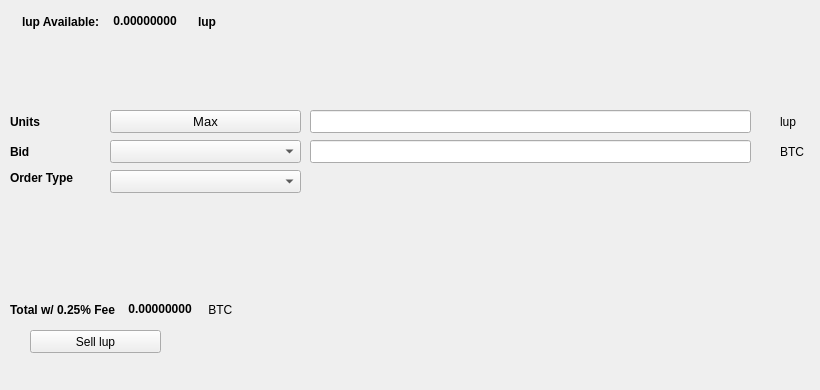
   <widget class="QWidget" name="SellTab">
    <attribute name="title">
     <string>Sell</string>
    </attribute>
    <widget class="QLabel" name="label_16">
     <property name="geometry">
      <rect>
       <x>780</x>
       <y>140</y>
       <width>31</width>
       <height>23</height>
      </rect>
     </property>
     <property name="text">
      <string>BTC</string>
     </property>
    </widget>
    <widget class="QComboBox" name="SellBidcomboBox">
     <property name="geometry">
      <rect>
       <x>110</x>
       <y>140</y>
       <width>191</width>
       <height>23</height>
      </rect>
     </property>
     <property name="font">
      <font>
       <pointsize>10</pointsize>
      </font>
     </property>
    </widget>
    <widget class="QLabel" name="label_18">
     <property name="geometry">
      <rect>
       <x>10</x>
       <y>110</y>
       <width>46</width>
       <height>23</height>
      </rect>
     </property>
     <property name="font">
      <font>
       <weight>75</weight>
       <bold>true</bold>
      </font>
     </property>
     <property name="text">
      <string>Units</string>
     </property>
    </widget>
    <widget class="QPushButton" name="Sell_Max_Amount">
     <property name="geometry">
      <rect>
       <x>110</x>
       <y>110</y>
       <width>191</width>
       <height>23</height>
      </rect>
     </property>
     <property name="font">
      <font>
       <pointsize>10</pointsize>
      </font>
     </property>
     <property name="text">
      <string>Max</string>
     </property>
    </widget>
    <widget class="QLabel" name="label_20">
     <property name="geometry">
      <rect>
       <x>10</x>
       <y>170</y>
       <width>91</width>
       <height>16</height>
      </rect>
     </property>
     <property name="font">
      <font>
       <weight>75</weight>
       <bold>true</bold>
      </font>
     </property>
     <property name="text">
      <string>Order Type</string>
     </property>
    </widget>
    <widget class="QComboBox" name="SellOrdertypeCombo">
     <property name="geometry">
      <rect>
       <x>110</x>
       <y>170</y>
       <width>191</width>
       <height>23</height>
      </rect>
     </property>
     <property name="font">
      <font>
       <pointsize>10</pointsize>
      </font>
     </property>
    </widget>
    <widget class="QLabel" name="label_21">
     <property name="geometry">
      <rect>
       <x>10</x>
       <y>140</y>
       <width>46</width>
       <height>23</height>
      </rect>
     </property>
     <property name="font">
      <font>
       <weight>75</weight>
       <bold>true</bold>
      </font>
     </property>
     <property name="text">
      <string>Bid</string>
     </property>
    </widget>
    <widget class="QLabel" name="label_22">
     <property name="geometry">
      <rect>
       <x>780</x>
       <y>110</y>
       <width>31</width>
       <height>23</height>
      </rect>
     </property>
     <property name="text">
      <string>lup</string>
     </property>
    </widget>
    <widget class="QLineEdit" name="UnitsInputlup">
     <property name="geometry">
      <rect>
       <x>310</x>
       <y>110</y>
       <width>441</width>
       <height>23</height>
      </rect>
     </property>
     <property name="font">
      <font>
       <pointsize>9</pointsize>
       <weight>75</weight>
       <bold>true</bold>
      </font>
     </property>
    </widget>
    <widget class="QLineEdit" name="SellBidPriceEdit">
     <property name="geometry">
      <rect>
       <x>310</x>
       <y>140</y>
       <width>441</width>
       <height>23</height>
      </rect>
     </property>
     <property name="font">
      <font>
       <pointsize>9</pointsize>
       <weight>75</weight>
       <bold>true</bold>
      </font>
     </property>
    </widget>
    <widget class="QPushButton" name="SelllupBTN">
     <property name="geometry">
      <rect>
       <x>30</x>
       <y>330</y>
       <width>131</width>
       <height>23</height>
      </rect>
     </property>
     <property name="text">
      <string>Sell lup</string>
     </property>
     <property name="icon">
      <iconset resource="../1up">
       <normaloff>:/icons/bitcoin</normaloff>:/icons/bitcoin</iconset>
     </property>
    </widget>
    <widget class="QWidget" name="layoutWidget3">
     <property name="geometry">
      <rect>
       <x>22</x>
       <y>12</y>
       <width>258</width>
       <height>19</height>
      </rect>
     </property>
     <layout class="QHBoxLayout" name="horizontalLayout">
      <item>
       <widget class="QLabel" name="label232_2">
        <property name="font">
         <font>
          <weight>75</weight>
          <bold>true</bold>
         </font>
        </property>
        <property name="text">
         <string>lup Available:</string>
        </property>
       </widget>
      </item>
      <item>
       <widget class="QLabel" name="lupAvailableLabel">
        <property name="palette">
         <palette>
          <active>
           <colorrole role="WindowText">
            <brush brushstyle="SolidPattern">
             <color alpha="255">
              <red>0</red>
              <green>0</green>
              <blue>0</blue>
             </color>
            </brush>
           </colorrole>
           <colorrole role="Button">
            <brush brushstyle="SolidPattern">
             <color alpha="255">
              <red>0</red>
              <green>170</green>
              <blue>0</blue>
             </color>
            </brush>
           </colorrole>
           <colorrole role="Light">
            <brush brushstyle="SolidPattern">
             <color alpha="255">
              <red>0</red>
              <green>255</green>
              <blue>0</blue>
             </color>
            </brush>
           </colorrole>
           <colorrole role="Midlight">
            <brush brushstyle="SolidPattern">
             <color alpha="255">
              <red>0</red>
              <green>212</green>
              <blue>0</blue>
             </color>
            </brush>
           </colorrole>
           <colorrole role="Dark">
            <brush brushstyle="SolidPattern">
             <color alpha="255">
              <red>0</red>
              <green>85</green>
              <blue>0</blue>
             </color>
            </brush>
           </colorrole>
           <colorrole role="Mid">
            <brush brushstyle="SolidPattern">
             <color alpha="255">
              <red>0</red>
              <green>113</green>
              <blue>0</blue>
             </color>
            </brush>
           </colorrole>
           <colorrole role="Text">
            <brush brushstyle="SolidPattern">
             <color alpha="255">
              <red>0</red>
              <green>170</green>
              <blue>0</blue>
             </color>
            </brush>
           </colorrole>
           <colorrole role="BrightText">
            <brush brushstyle="SolidPattern">
             <color alpha="255">
              <red>255</red>
              <green>255</green>
              <blue>255</blue>
             </color>
            </brush>
           </colorrole>
           <colorrole role="ButtonText">
            <brush brushstyle="SolidPattern">
             <color alpha="255">
              <red>0</red>
              <green>0</green>
              <blue>0</blue>
             </color>
            </brush>
           </colorrole>
           <colorrole role="Base">
            <brush brushstyle="SolidPattern">
             <color alpha="255">
              <red>255</red>
              <green>255</green>
              <blue>255</blue>
             </color>
            </brush>
           </colorrole>
           <colorrole role="Window">
            <brush brushstyle="SolidPattern">
             <color alpha="255">
              <red>0</red>
              <green>170</green>
              <blue>0</blue>
             </color>
            </brush>
           </colorrole>
           <colorrole role="Shadow">
            <brush brushstyle="SolidPattern">
             <color alpha="255">
              <red>0</red>
              <green>0</green>
              <blue>0</blue>
             </color>
            </brush>
           </colorrole>
           <colorrole role="AlternateBase">
            <brush brushstyle="SolidPattern">
             <color alpha="255">
              <red>127</red>
              <green>212</green>
              <blue>127</blue>
             </color>
            </brush>
           </colorrole>
           <colorrole role="ToolTipBase">
            <brush brushstyle="SolidPattern">
             <color alpha="255">
              <red>255</red>
              <green>255</green>
              <blue>220</blue>
             </color>
            </brush>
           </colorrole>
           <colorrole role="ToolTipText">
            <brush brushstyle="SolidPattern">
             <color alpha="255">
              <red>0</red>
              <green>0</green>
              <blue>0</blue>
             </color>
            </brush>
           </colorrole>
          </active>
          <inactive>
           <colorrole role="WindowText">
            <brush brushstyle="SolidPattern">
             <color alpha="255">
              <red>0</red>
              <green>0</green>
              <blue>0</blue>
             </color>
            </brush>
           </colorrole>
           <colorrole role="Button">
            <brush brushstyle="SolidPattern">
             <color alpha="255">
              <red>0</red>
              <green>170</green>
              <blue>0</blue>
             </color>
            </brush>
           </colorrole>
           <colorrole role="Light">
            <brush brushstyle="SolidPattern">
             <color alpha="255">
              <red>0</red>
              <green>255</green>
              <blue>0</blue>
             </color>
            </brush>
           </colorrole>
           <colorrole role="Midlight">
            <brush brushstyle="SolidPattern">
             <color alpha="255">
              <red>0</red>
              <green>212</green>
              <blue>0</blue>
             </color>
            </brush>
           </colorrole>
           <colorrole role="Dark">
            <brush brushstyle="SolidPattern">
             <color alpha="255">
              <red>0</red>
              <green>85</green>
              <blue>0</blue>
             </color>
            </brush>
           </colorrole>
           <colorrole role="Mid">
            <brush brushstyle="SolidPattern">
             <color alpha="255">
              <red>0</red>
              <green>113</green>
              <blue>0</blue>
             </color>
            </brush>
           </colorrole>
           <colorrole role="Text">
            <brush brushstyle="SolidPattern">
             <color alpha="255">
              <red>0</red>
              <green>170</green>
              <blue>0</blue>
             </color>
            </brush>
           </colorrole>
           <colorrole role="BrightText">
            <brush brushstyle="SolidPattern">
             <color alpha="255">
              <red>255</red>
              <green>255</green>
              <blue>255</blue>
             </color>
            </brush>
           </colorrole>
           <colorrole role="ButtonText">
            <brush brushstyle="SolidPattern">
             <color alpha="255">
              <red>0</red>
              <green>0</green>
              <blue>0</blue>
             </color>
            </brush>
           </colorrole>
           <colorrole role="Base">
            <brush brushstyle="SolidPattern">
             <color alpha="255">
              <red>255</red>
              <green>255</green>
              <blue>255</blue>
             </color>
            </brush>
           </colorrole>
           <colorrole role="Window">
            <brush brushstyle="SolidPattern">
             <color alpha="255">
              <red>0</red>
              <green>170</green>
              <blue>0</blue>
             </color>
            </brush>
           </colorrole>
           <colorrole role="Shadow">
            <brush brushstyle="SolidPattern">
             <color alpha="255">
              <red>0</red>
              <green>0</green>
              <blue>0</blue>
             </color>
            </brush>
           </colorrole>
           <colorrole role="AlternateBase">
            <brush brushstyle="SolidPattern">
             <color alpha="255">
              <red>127</red>
              <green>212</green>
              <blue>127</blue>
             </color>
            </brush>
           </colorrole>
           <colorrole role="ToolTipBase">
            <brush brushstyle="SolidPattern">
             <color alpha="255">
              <red>255</red>
              <green>255</green>
              <blue>220</blue>
             </color>
            </brush>
           </colorrole>
           <colorrole role="ToolTipText">
            <brush brushstyle="SolidPattern">
             <color alpha="255">
              <red>0</red>
              <green>0</green>
              <blue>0</blue>
             </color>
            </brush>
           </colorrole>
          </inactive>
          <disabled>
           <colorrole role="WindowText">
            <brush brushstyle="SolidPattern">
             <color alpha="255">
              <red>0</red>
              <green>85</green>
              <blue>0</blue>
             </color>
            </brush>
           </colorrole>
           <colorrole role="Button">
            <brush brushstyle="SolidPattern">
             <color alpha="255">
              <red>0</red>
              <green>170</green>
              <blue>0</blue>
             </color>
            </brush>
           </colorrole>
           <colorrole role="Light">
            <brush brushstyle="SolidPattern">
             <color alpha="255">
              <red>0</red>
              <green>255</green>
              <blue>0</blue>
             </color>
            </brush>
           </colorrole>
           <colorrole role="Midlight">
            <brush brushstyle="SolidPattern">
             <color alpha="255">
              <red>0</red>
              <green>212</green>
              <blue>0</blue>
             </color>
            </brush>
           </colorrole>
           <colorrole role="Dark">
            <brush brushstyle="SolidPattern">
             <color alpha="255">
              <red>0</red>
              <green>85</green>
              <blue>0</blue>
             </color>
            </brush>
           </colorrole>
           <colorrole role="Mid">
            <brush brushstyle="SolidPattern">
             <color alpha="255">
              <red>0</red>
              <green>113</green>
              <blue>0</blue>
             </color>
            </brush>
           </colorrole>
           <colorrole role="Text">
            <brush brushstyle="SolidPattern">
             <color alpha="255">
              <red>0</red>
              <green>85</green>
              <blue>0</blue>
             </color>
            </brush>
           </colorrole>
           <colorrole role="BrightText">
            <brush brushstyle="SolidPattern">
             <color alpha="255">
              <red>255</red>
              <green>255</green>
              <blue>255</blue>
             </color>
            </brush>
           </colorrole>
           <colorrole role="ButtonText">
            <brush brushstyle="SolidPattern">
             <color alpha="255">
              <red>0</red>
              <green>85</green>
              <blue>0</blue>
             </color>
            </brush>
           </colorrole>
           <colorrole role="Base">
            <brush brushstyle="SolidPattern">
             <color alpha="255">
              <red>0</red>
              <green>170</green>
              <blue>0</blue>
             </color>
            </brush>
           </colorrole>
           <colorrole role="Window">
            <brush brushstyle="SolidPattern">
             <color alpha="255">
              <red>0</red>
              <green>170</green>
              <blue>0</blue>
             </color>
            </brush>
           </colorrole>
           <colorrole role="Shadow">
            <brush brushstyle="SolidPattern">
             <color alpha="255">
              <red>0</red>
              <green>0</green>
              <blue>0</blue>
             </color>
            </brush>
           </colorrole>
           <colorrole role="AlternateBase">
            <brush brushstyle="SolidPattern">
             <color alpha="255">
              <red>0</red>
              <green>170</green>
              <blue>0</blue>
             </color>
            </brush>
           </colorrole>
           <colorrole role="ToolTipBase">
            <brush brushstyle="SolidPattern">
             <color alpha="255">
              <red>255</red>
              <green>255</green>
              <blue>220</blue>
             </color>
            </brush>
           </colorrole>
           <colorrole role="ToolTipText">
            <brush brushstyle="SolidPattern">
             <color alpha="255">
              <red>0</red>
              <green>0</green>
              <blue>0</blue>
             </color>
            </brush>
           </colorrole>
          </disabled>
         </palette>
        </property>
        <property name="font">
         <font>
          <weight>75</weight>
          <bold>true</bold>
         </font>
        </property>
        <property name="text">
         <string> 0.00000000 </string>
        </property>
        <property name="textInteractionFlags">
         <set>Qt::LinksAccessibleByMouse|Qt::TextSelectableByKeyboard|Qt::TextSelectableByMouse</set>
        </property>
       </widget>
      </item>
      <item>
       <widget class="QLabel" name="labellup">
        <property name="font">
         <font>
          <weight>75</weight>
          <bold>true</bold>
         </font>
        </property>
        <property name="text">
         <string>lup</string>
        </property>
       </widget>
      </item>
     </layout>
    </widget>
    <widget class="QWidget" name="layoutWidget">
     <property name="geometry">
      <rect>
       <x>10</x>
       <y>300</y>
       <width>268</width>
       <height>19</height>
      </rect>
     </property>
     <layout class="QHBoxLayout" name="horizontalLayout_2">
      <item>
       <widget class="QLabel" name="label_19">
        <property name="font">
         <font>
          <weight>75</weight>
          <bold>true</bold>
         </font>
        </property>
        <property name="text">
         <string>Total w/ 0.25% Fee </string>
        </property>
       </widget>
      </item>
      <item>
       <widget class="QLabel" name="SellCostLabel">
        <property name="palette">
         <palette>
          <active>
           <colorrole role="WindowText">
            <brush brushstyle="SolidPattern">
             <color alpha="255">
              <red>0</red>
              <green>0</green>
              <blue>0</blue>
             </color>
            </brush>
           </colorrole>
           <colorrole role="Button">
            <brush brushstyle="SolidPattern">
             <color alpha="255">
              <red>0</red>
              <green>170</green>
              <blue>0</blue>
             </color>
            </brush>
           </colorrole>
           <colorrole role="Light">
            <brush brushstyle="SolidPattern">
             <color alpha="255">
              <red>0</red>
              <green>255</green>
              <blue>0</blue>
             </color>
            </brush>
           </colorrole>
           <colorrole role="Midlight">
            <brush brushstyle="SolidPattern">
             <color alpha="255">
              <red>0</red>
              <green>212</green>
              <blue>0</blue>
             </color>
            </brush>
           </colorrole>
           <colorrole role="Dark">
            <brush brushstyle="SolidPattern">
             <color alpha="255">
              <red>0</red>
              <green>85</green>
              <blue>0</blue>
             </color>
            </brush>
           </colorrole>
           <colorrole role="Mid">
            <brush brushstyle="SolidPattern">
             <color alpha="255">
              <red>0</red>
              <green>113</green>
              <blue>0</blue>
             </color>
            </brush>
           </colorrole>
           <colorrole role="Text">
            <brush brushstyle="SolidPattern">
             <color alpha="255">
              <red>0</red>
              <green>170</green>
              <blue>0</blue>
             </color>
            </brush>
           </colorrole>
           <colorrole role="BrightText">
            <brush brushstyle="SolidPattern">
             <color alpha="255">
              <red>255</red>
              <green>255</green>
              <blue>255</blue>
             </color>
            </brush>
           </colorrole>
           <colorrole role="ButtonText">
            <brush brushstyle="SolidPattern">
             <color alpha="255">
              <red>0</red>
              <green>0</green>
              <blue>0</blue>
             </color>
            </brush>
           </colorrole>
           <colorrole role="Base">
            <brush brushstyle="SolidPattern">
             <color alpha="255">
              <red>255</red>
              <green>255</green>
              <blue>255</blue>
             </color>
            </brush>
           </colorrole>
           <colorrole role="Window">
            <brush brushstyle="SolidPattern">
             <color alpha="255">
              <red>0</red>
              <green>170</green>
              <blue>0</blue>
             </color>
            </brush>
           </colorrole>
           <colorrole role="Shadow">
            <brush brushstyle="SolidPattern">
             <color alpha="255">
              <red>0</red>
              <green>0</green>
              <blue>0</blue>
             </color>
            </brush>
           </colorrole>
           <colorrole role="AlternateBase">
            <brush brushstyle="SolidPattern">
             <color alpha="255">
              <red>127</red>
              <green>212</green>
              <blue>127</blue>
             </color>
            </brush>
           </colorrole>
           <colorrole role="ToolTipBase">
            <brush brushstyle="SolidPattern">
             <color alpha="255">
              <red>255</red>
              <green>255</green>
              <blue>220</blue>
             </color>
            </brush>
           </colorrole>
           <colorrole role="ToolTipText">
            <brush brushstyle="SolidPattern">
             <color alpha="255">
              <red>0</red>
              <green>0</green>
              <blue>0</blue>
             </color>
            </brush>
           </colorrole>
          </active>
          <inactive>
           <colorrole role="WindowText">
            <brush brushstyle="SolidPattern">
             <color alpha="255">
              <red>0</red>
              <green>0</green>
              <blue>0</blue>
             </color>
            </brush>
           </colorrole>
           <colorrole role="Button">
            <brush brushstyle="SolidPattern">
             <color alpha="255">
              <red>0</red>
              <green>170</green>
              <blue>0</blue>
             </color>
            </brush>
           </colorrole>
           <colorrole role="Light">
            <brush brushstyle="SolidPattern">
             <color alpha="255">
              <red>0</red>
              <green>255</green>
              <blue>0</blue>
             </color>
            </brush>
           </colorrole>
           <colorrole role="Midlight">
            <brush brushstyle="SolidPattern">
             <color alpha="255">
              <red>0</red>
              <green>212</green>
              <blue>0</blue>
             </color>
            </brush>
           </colorrole>
           <colorrole role="Dark">
            <brush brushstyle="SolidPattern">
             <color alpha="255">
              <red>0</red>
              <green>85</green>
              <blue>0</blue>
             </color>
            </brush>
           </colorrole>
           <colorrole role="Mid">
            <brush brushstyle="SolidPattern">
             <color alpha="255">
              <red>0</red>
              <green>113</green>
              <blue>0</blue>
             </color>
            </brush>
           </colorrole>
           <colorrole role="Text">
            <brush brushstyle="SolidPattern">
             <color alpha="255">
              <red>0</red>
              <green>170</green>
              <blue>0</blue>
             </color>
            </brush>
           </colorrole>
           <colorrole role="BrightText">
            <brush brushstyle="SolidPattern">
             <color alpha="255">
              <red>255</red>
              <green>255</green>
              <blue>255</blue>
             </color>
            </brush>
           </colorrole>
           <colorrole role="ButtonText">
            <brush brushstyle="SolidPattern">
             <color alpha="255">
              <red>0</red>
              <green>0</green>
              <blue>0</blue>
             </color>
            </brush>
           </colorrole>
           <colorrole role="Base">
            <brush brushstyle="SolidPattern">
             <color alpha="255">
              <red>255</red>
              <green>255</green>
              <blue>255</blue>
             </color>
            </brush>
           </colorrole>
           <colorrole role="Window">
            <brush brushstyle="SolidPattern">
             <color alpha="255">
              <red>0</red>
              <green>170</green>
              <blue>0</blue>
             </color>
            </brush>
           </colorrole>
           <colorrole role="Shadow">
            <brush brushstyle="SolidPattern">
             <color alpha="255">
              <red>0</red>
              <green>0</green>
              <blue>0</blue>
             </color>
            </brush>
           </colorrole>
           <colorrole role="AlternateBase">
            <brush brushstyle="SolidPattern">
             <color alpha="255">
              <red>127</red>
              <green>212</green>
              <blue>127</blue>
             </color>
            </brush>
           </colorrole>
           <colorrole role="ToolTipBase">
            <brush brushstyle="SolidPattern">
             <color alpha="255">
              <red>255</red>
              <green>255</green>
              <blue>220</blue>
             </color>
            </brush>
           </colorrole>
           <colorrole role="ToolTipText">
            <brush brushstyle="SolidPattern">
             <color alpha="255">
              <red>0</red>
              <green>0</green>
              <blue>0</blue>
             </color>
            </brush>
           </colorrole>
          </inactive>
          <disabled>
           <colorrole role="WindowText">
            <brush brushstyle="SolidPattern">
             <color alpha="255">
              <red>0</red>
              <green>85</green>
              <blue>0</blue>
             </color>
            </brush>
           </colorrole>
           <colorrole role="Button">
            <brush brushstyle="SolidPattern">
             <color alpha="255">
              <red>0</red>
              <green>170</green>
              <blue>0</blue>
             </color>
            </brush>
           </colorrole>
           <colorrole role="Light">
            <brush brushstyle="SolidPattern">
             <color alpha="255">
              <red>0</red>
              <green>255</green>
              <blue>0</blue>
             </color>
            </brush>
           </colorrole>
           <colorrole role="Midlight">
            <brush brushstyle="SolidPattern">
             <color alpha="255">
              <red>0</red>
              <green>212</green>
              <blue>0</blue>
             </color>
            </brush>
           </colorrole>
           <colorrole role="Dark">
            <brush brushstyle="SolidPattern">
             <color alpha="255">
              <red>0</red>
              <green>85</green>
              <blue>0</blue>
             </color>
            </brush>
           </colorrole>
           <colorrole role="Mid">
            <brush brushstyle="SolidPattern">
             <color alpha="255">
              <red>0</red>
              <green>113</green>
              <blue>0</blue>
             </color>
            </brush>
           </colorrole>
           <colorrole role="Text">
            <brush brushstyle="SolidPattern">
             <color alpha="255">
              <red>0</red>
              <green>85</green>
              <blue>0</blue>
             </color>
            </brush>
           </colorrole>
           <colorrole role="BrightText">
            <brush brushstyle="SolidPattern">
             <color alpha="255">
              <red>255</red>
              <green>255</green>
              <blue>255</blue>
             </color>
            </brush>
           </colorrole>
           <colorrole role="ButtonText">
            <brush brushstyle="SolidPattern">
             <color alpha="255">
              <red>0</red>
              <green>85</green>
              <blue>0</blue>
             </color>
            </brush>
           </colorrole>
           <colorrole role="Base">
            <brush brushstyle="SolidPattern">
             <color alpha="255">
              <red>0</red>
              <green>170</green>
              <blue>0</blue>
             </color>
            </brush>
           </colorrole>
           <colorrole role="Window">
            <brush brushstyle="SolidPattern">
             <color alpha="255">
              <red>0</red>
              <green>170</green>
              <blue>0</blue>
             </color>
            </brush>
           </colorrole>
           <colorrole role="Shadow">
            <brush brushstyle="SolidPattern">
             <color alpha="255">
              <red>0</red>
              <green>0</green>
              <blue>0</blue>
             </color>
            </brush>
           </colorrole>
           <colorrole role="AlternateBase">
            <brush brushstyle="SolidPattern">
             <color alpha="255">
              <red>0</red>
              <green>170</green>
              <blue>0</blue>
             </color>
            </brush>
           </colorrole>
           <colorrole role="ToolTipBase">
            <brush brushstyle="SolidPattern">
             <color alpha="255">
              <red>255</red>
              <green>255</green>
              <blue>220</blue>
             </color>
            </brush>
           </colorrole>
           <colorrole role="ToolTipText">
            <brush brushstyle="SolidPattern">
             <color alpha="255">
              <red>0</red>
              <green>0</green>
              <blue>0</blue>
             </color>
            </brush>
           </colorrole>
          </disabled>
         </palette>
        </property>
        <property name="font">
         <font>
          <weight>75</weight>
          <bold>true</bold>
         </font>
        </property>
        <property name="autoFillBackground">
         <bool>false</bool>
        </property>
        <property name="text">
         <string> 0.00000000</string>
        </property>
        <property name="textInteractionFlags">
         <set>Qt::LinksAccessibleByMouse|Qt::TextSelectableByMouse</set>
        </property>
       </widget>
      </item>
      <item>
       <widget class="QLabel" name="label_17">
        <property name="font">
         <font>
          <weight>50</weight>
          <bold>false</bold>
         </font>
        </property>
        <property name="text">
         <string> BTC</string>
        </property>
       </widget>
      </item>
     </layout>
    </widget>
    <widget class="QLabel" name="label_23">
     <property name="geometry">
      <rect>
       <x>460</x>
       <y>300</y>
       <width>281</width>
       <height>81</height>
      </rect>
     </property>
     <property name="text">
      <string/>
     </property>
     <property name="pixmap">
      <pixmap>:/images/bittrex</pixmap>
     </property>
    </widget>
   </widget>
